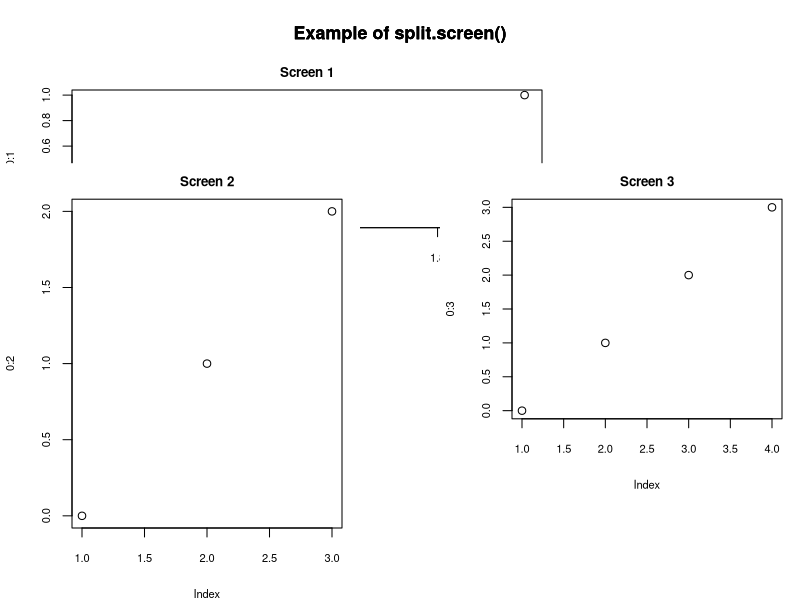

This figure's R source:
# A function to do the actual plotting

plotter3 = function( 
  id=1:3 
){
  par( oma=c( 0, 0, 3, 0 ) )
  for ( i in id ) {
    screen(i)
    plot( 
      0:i, 
      main=paste( "Screen", i ), 
      ylab=paste0( "0:", i ) 
    )
    mtext( 
      "Example of split.screen()", 
      outer=TRUE,  
      cex=1.6, 
      font=2, 
      line=0.6 
    )
  }
}

# Running par(), split.screen(), and plotter3()

par( 
  ps=8, 
  mar=c( 4, 4, 2, 1),
  oma=c( 0, 0, 3, 0 ),
  mex=0.9, 
  bg="white" 
)

split.screen( 
  matrix( 
    c( 
      0.00, 0.70, 0.55, 1.00,
      0.00, 0.45, 0.00, 0.80,
      0.55, 1.00, 0.20, 0.80
    ), 
    nr=3, 
    nc=4,
    byrow=TRUE 
  )
)
plotter3(
)
close.screen( 
  all.screens=TRUE 
)

par( 
  ps=12, 
  mar=c( 5, 4, 4, 2)+0.1,
  oma=c( 0, 0, 0, 0 ),
  mex=1, 
  bg="white" 
)
